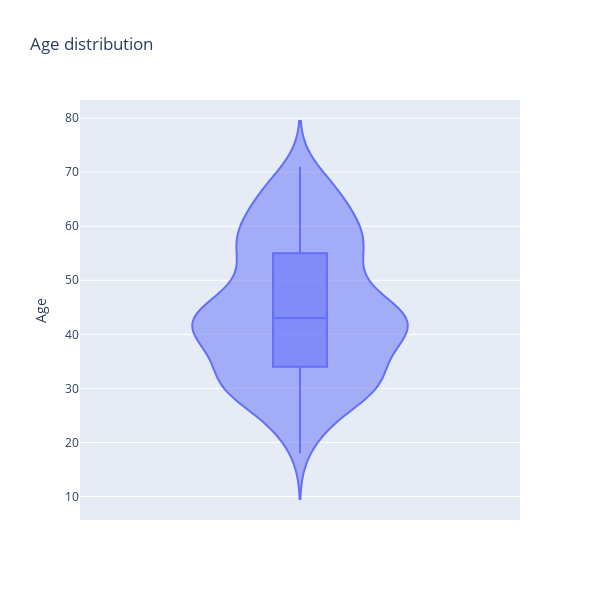

The notebook cell this image was saved under:
### Markdown cell above
- Is there any pattern between the age of customers and the last campaign acceptance rate?

### Code cell
last_campign_accepters_df = df[df['AcceptedCmp6'] == 1]

last_campign_fig = px.violin(last_campign_accepters_df, y=last_campign_accepters_df['Age'], box=True, title='Age distribution', height=600, width=600)

last_campign_fig.show()

### Figure 1 — Plotly figure (JSON) as saved in the notebook; plotly's stock layout.template omitted (floating-point values rounded to 4 significant figures; data arrays with more than 128 entries replaced by an {"elided": "..."} marker saying what was removed)
{"data": [{"alignmentgroup": "True", "box": {"visible": true}, "hovertemplate": "Age=%{y}<extra></extra>", "legendgroup": "", "marker": {"color": "#636efa"}, "name": "", "offsetgroup": "", "orientation": "v", "scalegroup": "True", "showlegend": false, "type": "violin", "x0": " ", "xaxis": "x", "y": {"elided": "302 int values"}, "y0": " ", "yaxis": "y"}], "layout": {"height": 600, "legend": {"tracegroupgap": 0}, "title": {"text": "Age distribution"}, "violinmode": "group", "width": 600, "xaxis": {"anchor": "y", "domain": [0, 1]}, "yaxis": {"anchor": "x", "domain": [0, 1], "title": {"text": "Age"}}}}
